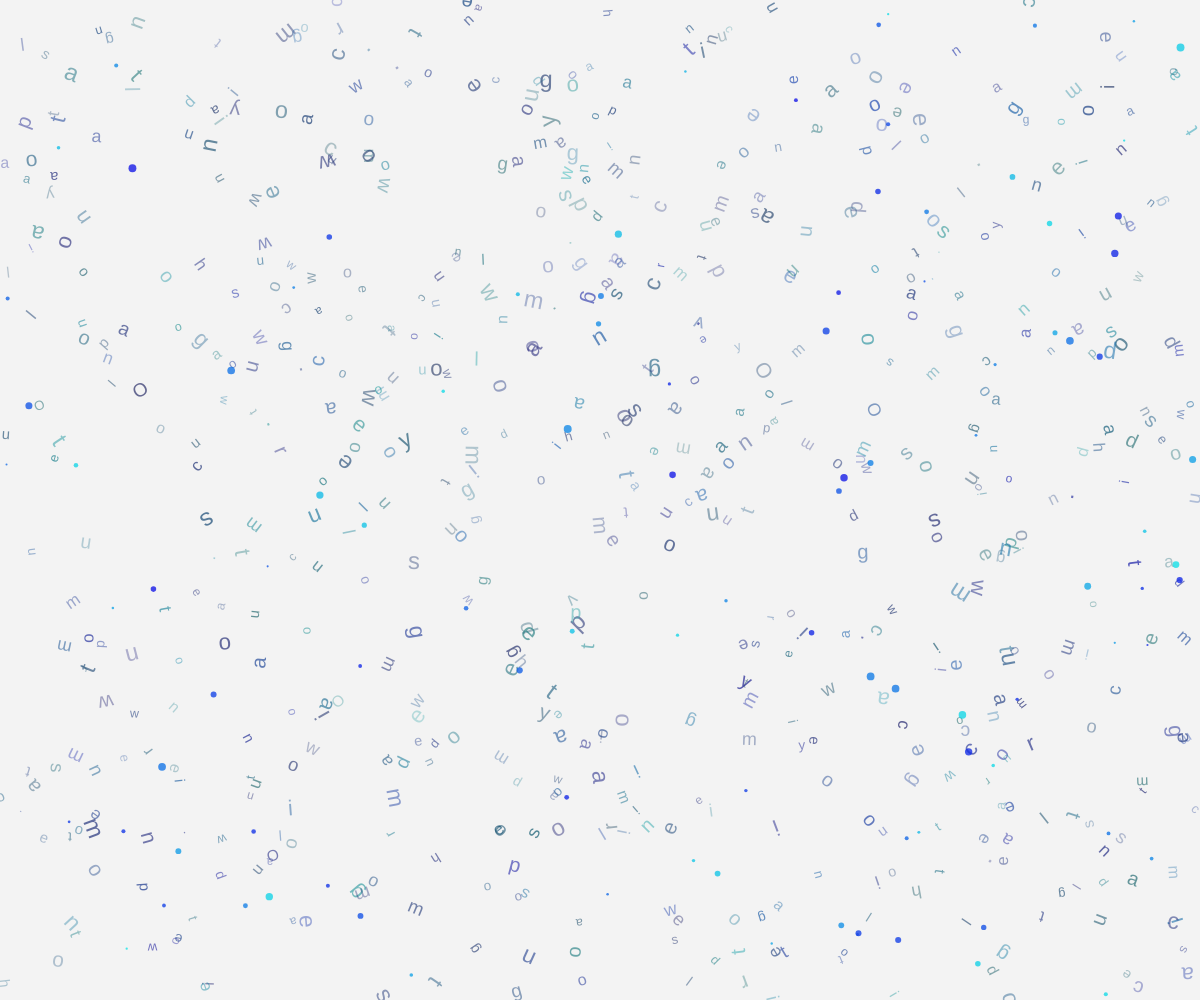
Frame 1 (no input)
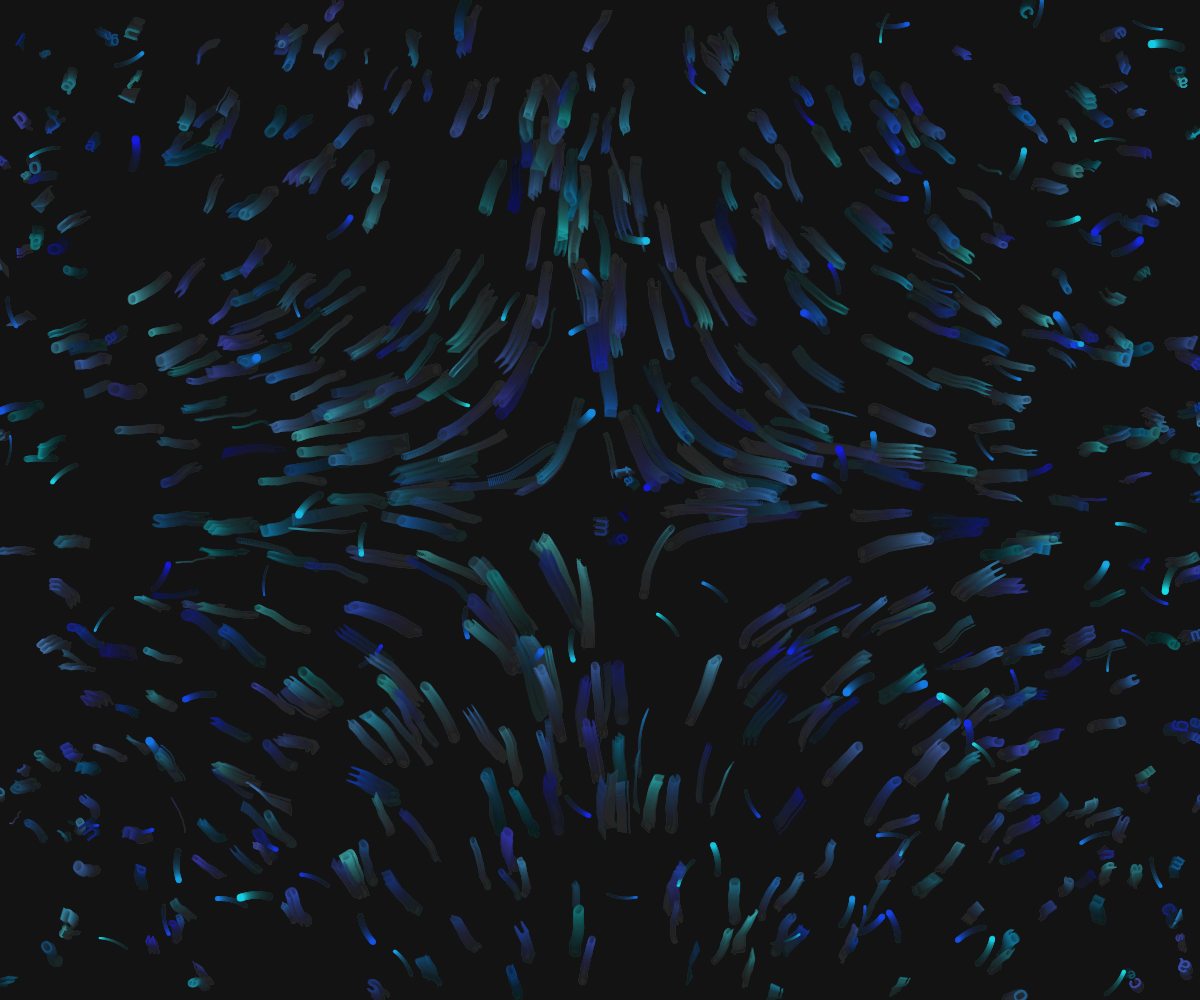
Frame 60 (no input)
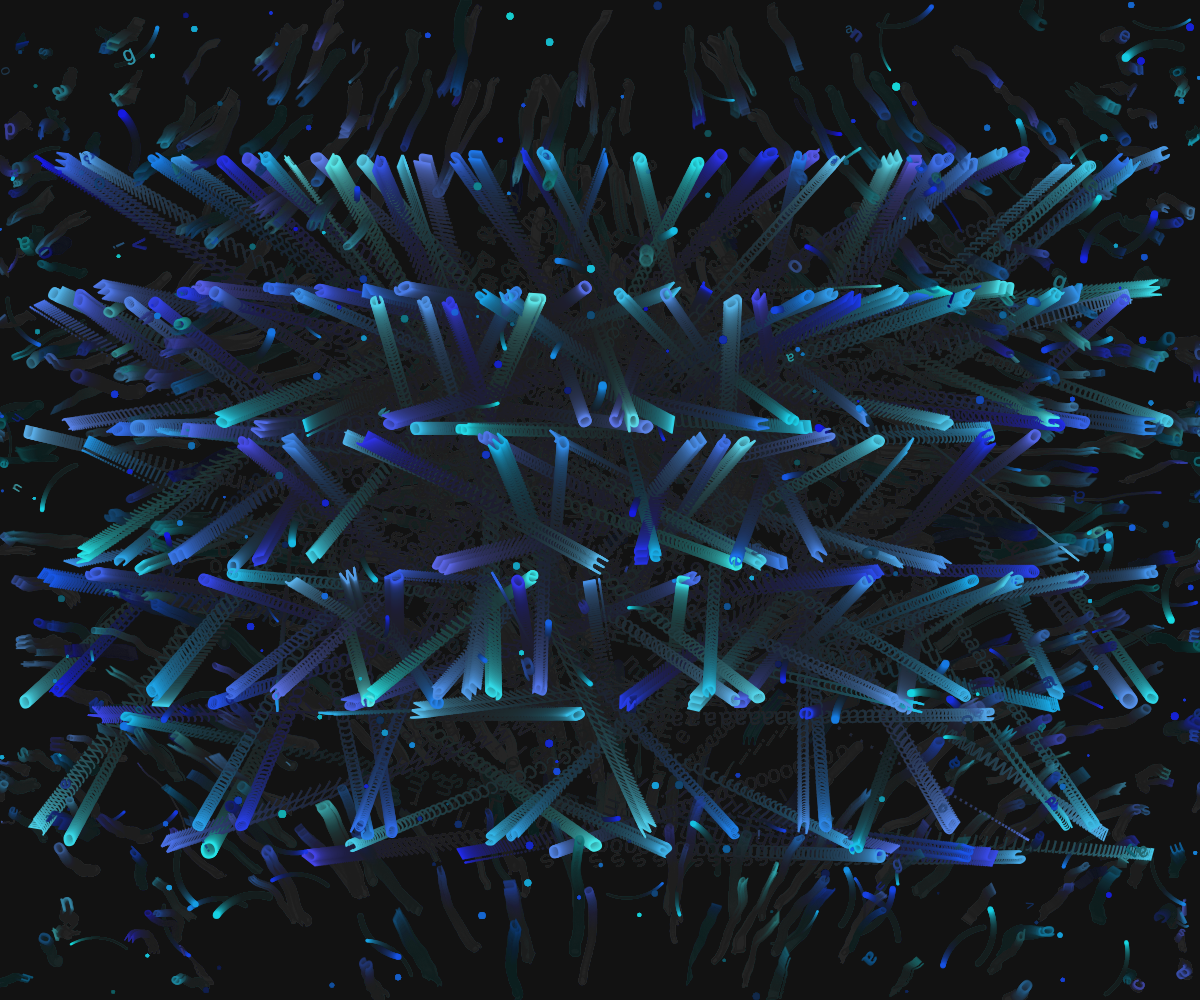
Frame 120 (the mouse pressed at the canvas centre since frame 60)

The p5.js sketch that drew these frames (run headless with seeded random() and noise() and a simulated clock; from frame 60 on, the mouse is pressed at the canvas centre):

// p5.js sketch
// ── sketch.js
let chars = [];
let wakeText = "Once upon a time and a very good time it was there was a moocow coming down along and loa...";
let isCoalescing = false;
let coalesceStartTime = 0;
let coalesceDuration = 1000; // milliseconds
let crystallization = [];
let wavePattern = [];

function setup() {
  createCanvas(windowWidth, windowHeight);
  colorMode(HSB, 360, 100, 100, 1);
  
  // Initialize characters with a vortex pattern
  for (let i = 0; i < 800; i++) {
    chars.push({
      x: random(width),
      y: random(height),
      size: random(12, 24),
      char: random(wakeText.split('')),
      hue: random(180, 240),
      saturation: random(60, 90),
      brightness: random(40, 70),
      alpha: random(0.3, 0.7),
      speedX: 0,
      speedY: 0,
      angle: random(TWO_PI),
      spin: random(-0.02, 0.02),
      life: random(100, 300),
      maxLife: 300,
      solid: false,
      vortex: true,
      targetX: 0,
      targetY: 0,
      crystallized: false
    });
  }
  
  // Precompute wave pattern for crystalline structure
  for (let i = 0; i < 100; i++) {
    wavePattern.push({
      x: random(width),
      y: random(height),
      size: random(2, 8),
      hue: random(180, 240),
      saturation: 90,
      brightness: 90,
      alpha: 0.8
    });
  }
}

function draw() {
  background(0, 0, 10, 0.05);
  
  // Update and draw characters
  for (let i = chars.length - 1; i >= 0; i--) {
    let c = chars[i];
    
    if (!c.solid) {
      // Apply vortex motion
      let centerX = width / 2;
      let centerY = height / 2;
      let dx = c.x - centerX;
      let dy = c.y - centerY;
      let distance = sqrt(dx * dx + dy * dy);
      
      // Vortex effect with decreasing influence as distance increases
      if (distance > 50) {
        let angle = atan2(dy, dx);
        let speed = map(distance, 50, width/2, 0.1, 0.02);
        c.speedX += sin(angle + PI/2) * speed;
        c.speedY += cos(angle + PI/2) * speed;
      }
      
      // Apply movement
      c.x += c.speedX;
      c.y += c.speedY;
      
      // Dampen velocity
      c.speedX *= 0.95;
      c.speedY *= 0.95;
      
      // Add some random motion to keep it organic
      c.speedX += random(-0.1, 0.1);
      c.speedY += random(-0.1, 0.1);
      
      // Rotation
      c.angle += c.spin;
      
      // Bounce off edges
      if (c.x < 0 || c.x > width) c.speedX *= -1;
      if (c.y < 0 || c.y > height) c.speedY *= -1;
    } else {
      // Solid state: move towards target position
      c.x += (c.targetX - c.x) * 0.05;
      c.y += (c.targetY - c.y) * 0.05;
      
      // Fade in and grow
      c.size = lerp(c.size, 24, 0.1);
      c.alpha = lerp(c.alpha, 1.0, 0.1);
    }
    
    // Fade out over time
    if (!c.solid) {
      c.life -= 1;
    }
    
    // Reset if life ends or off-screen
    if (c.life <= 0 || c.x < -50 || c.x > width + 50 || c.y < -50 || c.y > height + 50) {
      chars.splice(i, 1);
      chars.push({
        x: random(width),
        y: random(height),
        size: random(12, 24),
        char: random(wakeText.split('')),
        hue: random(180, 240),
        saturation: random(60, 90),
        brightness: random(40, 70),
        alpha: random(0.3, 0.7),
        speedX: 0,
        speedY: 0,
        angle: random(TWO_PI),
        spin: random(-0.02, 0.02),
        life: random(100, 300),
        maxLife: 300,
        solid: false,
        vortex: true,
        targetX: 0,
        targetY: 0,
        crystallized: false
      });
    }
    
    // Draw character
    push();
    translate(c.x, c.y);
    rotate(c.angle);
    fill(c.hue, c.saturation, c.brightness, c.alpha);
    noStroke();
    textSize(c.size);
    textAlign(CENTER, CENTER);
    text(c.char, 0, 0);
    pop();
  }
  
  // Handle crystallization effect
  if (isCoalescing) {
    let elapsed = millis() - coalesceStartTime;
    let progress = elapsed / coalesceDuration;
    
    if (progress < 1.0) {
      // Create crystallization points
      for (let i = 0; i < 3; i++) {
        crystallization.push({
          x: random(width),
          y: random(height),
          size: random(2, 8),
          hue: random(180, 240),
          saturation: 90,
          brightness: 90,
          alpha: 0.8
        });
      }
      
      // Draw crystallization points
      for (let i = crystallization.length - 1; i >= 0; i--) {
        let point = crystallization[i];
        fill(point.hue, point.saturation, point.brightness, point.alpha);
        noStroke();
        ellipse(point.x, point.y, point.size);
        
        // Fade out
        point.alpha -= 0.02;
        if (point.alpha <= 0) {
          crystallization.splice(i, 1);
        }
      }
    } else {
      isCoalescing = false;
    }
  }
  
  // Draw wave pattern
  for (let i = 0; i < wavePattern.length; i++) {
    let p = wavePattern[i];
    fill(p.hue, p.saturation, p.brightness, p.alpha);
    noStroke();
    ellipse(p.x, p.y, p.size);
    
    // Animate wave pattern
    p.x += sin(frameCount * 0.01 + i) * 0.5;
    p.y += cos(frameCount * 0.01 + i) * 0.5;
  }
}

function mousePressed() {
  if (!isCoalescing) {
    isCoalescing = true;
    coalesceStartTime = millis();
    
    // Sort characters by distance to center
    chars.sort((a, b) => {
      let distA = dist(a.x, a.y, width/2, height/2);
      let distB = dist(b.x, b.y, width/2, height/2);
      return distA - distB;
    });
    
    // Arrange first 300 characters in lines
    let lineCount = 6;
    let charsPerLine = 50;
    let lineHeight = height / (lineCount + 1);
    
    for (let i = 0; i < 300 && i < chars.length; i++) {
      let c = chars[i];
      let lineIndex = Math.floor(i / charsPerLine);
      let charIndex = i % charsPerLine;
      
      if (lineIndex < lineCount) {
        c.solid = true;
        c.targetX = (width / charsPerLine) * charIndex + width / (charsPerLine * 2);
        c.targetY = lineHeight * (lineIndex + 1);
        
        // Increase size and brightness for legibility
        c.size = 24;
        c.alpha = 1.0;
        c.brightness = 90;
      }
    }
  }
}

function windowResized() {
  resizeCanvas(windowWidth, windowHeight);
}
